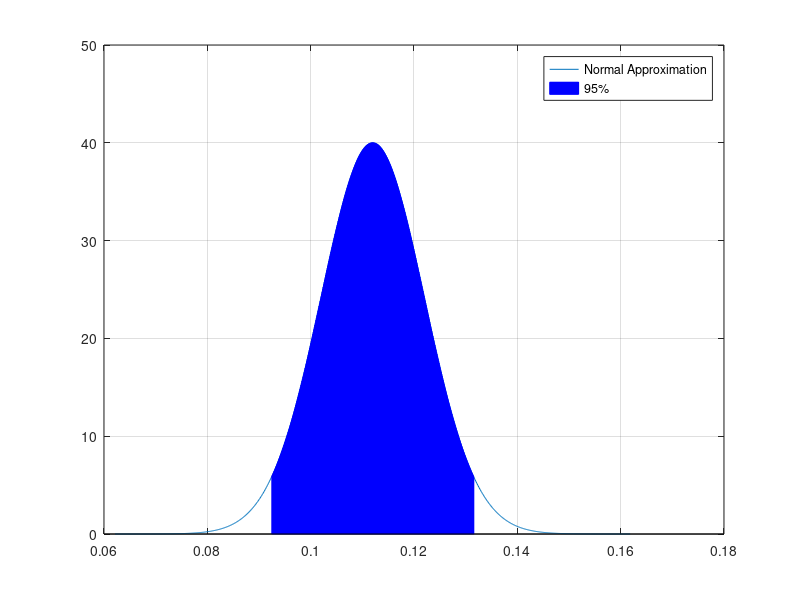

Recreate this plot in MATLAB.
close all
clear all

mu = 800;
N = 1000;
p = 0.05;
limit_check = 50000;
lamb= 1/mu;
g = @(x)lamb*exp(-lamb*x);
G_inv = @(u)-(1/lamb)*log(1-u);
iter = 2000;
X = G_inv(rand(iter,N)); % Sample the value of the "gift"


%Tot = zeros(1,iter);
%for i = 1:iter
%    % Simulate Bernoulli
%    u = zeros(1,N);
%    u(rand(1,N)<p) = 1;
%    Tot(i) = X(i,:)*u';
%end

u = zeros(iter,N);
u(rand(iter,N)<p) = 1;
Tot = X.*u;
Tot = sum(Tot,2);

exceeding = zeros(size(Tot));
exceeding(Tot>limit_check) = 1; 
% Logical array will be binomaly distributed
p_exc = mean(exceeding);

% The Interval of a binomally distributed variable can be calculated as:
% p_bar+-z*sqrt(p_bar(1-p_bar)/N).
alpha = 0.05;
z = 1.96; % Retrieved from table from normal distribution.
std_exc = sqrt(p_exc*(1-p_exc)/N);
L = p_exc-z*std_exc;
U = p_exc+z*std_exc;
% Normal distribution with mu=p_exc and std=std_exc
x = [p_exc-5*std_exc:0.0001:p_exc+5*std_exc];
y = normpdf(x,p_exc,std_exc);
figure(2)
plot(x,y,"DisplayName","Normal Approximation")
hold on
bar(x(x>=L&x<=U),y(x>=L&x<=U),"FaceColor","b","EdgeColor","b","DisplayName","95%")
grid on
legend()
hold off





